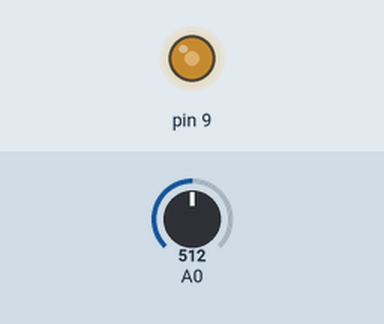
Recording of a sketch running on a simulated Arduino Uno, built with avr-gcc and run on an emulated ATmega328P. On the bench: output pins drawn as LEDs (lit = HIGH). The test bench sets the inputs (shaded band); at power-on: A0 = 512.

Above: at 1.2 s.
1.3 s: A0 set to 306
At 1.6 s:
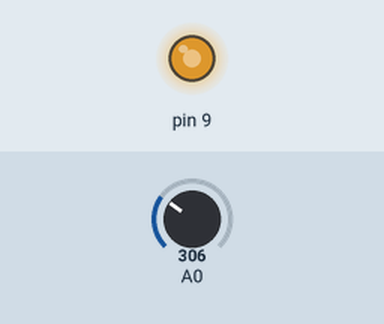
2.8 s: A0 set to 122
At 4.0 s:
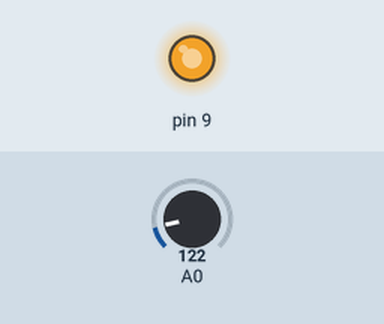
4.3 s: A0 set to 900
At 5.1 s:
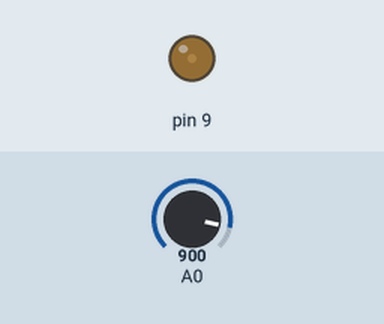
5.8 s: A0 set to 1023
At 6.3 s:
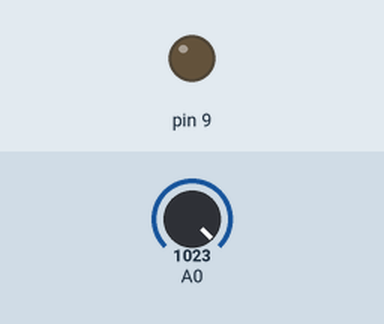
7.3 s: A0 set to 511
At 8.6 s:
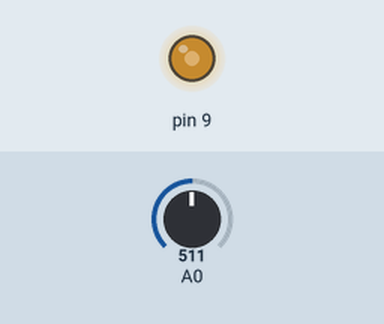
Timing chart, 0 to 9.8 s (numbered marks = the images above; inputs shaded):
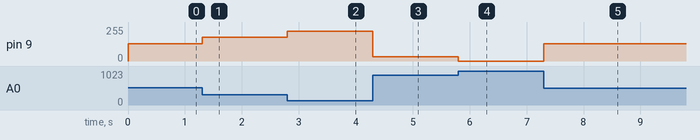

The sketch:

PWM_01.ino
```cpp
void setup() {
  pinMode(9, OUTPUT);  // 9번 핀을 출력 모드로 설정
}

void loop() {
  int lightValue = analogRead(A0);  // 조도 센서 값 읽기 (0~1023)
  int brightness = map(lightValue, 0, 1023, 0, 255);  // 0~1023 값을 0~255 범위로 변환
  analogWrite(9, 255-brightness);  // 9번 핀(PWM)으로 LED 밝기 조절
}
```

Measured:
- after the input at 1.3 s, pin 9: 128/255 → 179/255 at once
- after the input at 2.8 s, pin 9: 179/255 → 225/255 at once
- after the input at 4.3 s, pin 9: 225/255 → 31/255 at once
- after the input at 5.8 s, pin 9: 31/255 → 0/255 at once
- after the input at 7.3 s, pin 9: 0/255 → 128/255 at once
